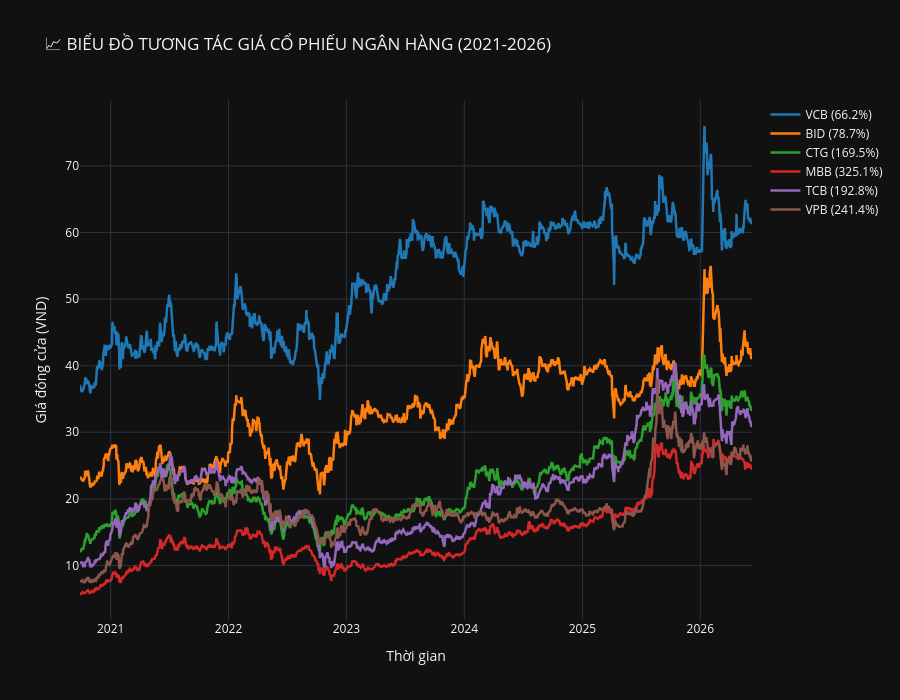

Notebook code for this chart:
### Code cell
# =========================================================
# CELL 14 - BIỂU ĐỒ TƯƠNG TÁC PLOTLY (NÂNG CẤP)
# =========================================================

fig = go.Figure()

colors = ['#1f77b4', '#ff7f0e', '#2ca02c', '#d62728', '#9467bd', '#8c564b']

for i, (name, df) in enumerate(returns_data.items()):
    fig.add_trace(
        go.Scatter(
            x=df.index,
            y=df['close'],
            mode='lines',
            name=f"{name} ({stats[name]['Total_Return_%']:.1f}%)",
            line=dict(width=2.5, color=colors[i % len(colors)])
        )
    )

fig.update_layout(
    title="📈 BIỂU ĐỒ TƯƠNG TÁC GIÁ CỔ PHIẾU NGÂN HÀNG (2021-2026)",
    xaxis_title="Thời gian",
    yaxis_title="Giá đóng cửa (VND)",
    template="plotly_dark",
    height=700,
    hovermode="x unified",
    legend=dict(font=dict(size=12))
)

fig.show()

### Figure 1 — Plotly figure (JSON) as saved in the notebook; plotly's stock layout.template omitted (floating-point values rounded to 4 significant figures; data arrays with more than 128 entries replaced by an {"elided": "..."} marker saying what was removed)
{"data": [{"line": {"color": "#1f77b4", "width": 2.5}, "mode": "lines", "name": "VCB (66.2%)", "type": "scatter", "x": {"elided": "1421 str values"}, "y": {"elided": "1421 float values"}}, {"line": {"color": "#ff7f0e", "width": 2.5}, "mode": "lines", "name": "BID (78.7%)", "type": "scatter", "x": {"elided": "1421 str values"}, "y": {"elided": "1421 float values"}}, {"line": {"color": "#2ca02c", "width": 2.5}, "mode": "lines", "name": "CTG (169.5%)", "type": "scatter", "x": {"elided": "1421 str values"}, "y": {"elided": "1421 float values"}}, {"line": {"color": "#d62728", "width": 2.5}, "mode": "lines", "name": "MBB (325.1%)", "type": "scatter", "x": {"elided": "1421 str values"}, "y": {"elided": "1421 float values"}}, {"line": {"color": "#9467bd", "width": 2.5}, "mode": "lines", "name": "TCB (192.8%)", "type": "scatter", "x": {"elided": "1421 str values"}, "y": {"elided": "1421 float values"}}, {"line": {"color": "#8c564b", "width": 2.5}, "mode": "lines", "name": "VPB (241.4%)", "type": "scatter", "x": {"elided": "1421 str values"}, "y": {"elided": "1421 float values"}}], "layout": {"height": 700, "hovermode": "x unified", "legend": {"font": {"size": 12}}, "title": {"text": "📈 BIỂU ĐỒ TƯƠNG TÁC GIÁ CỔ PHIẾU NGÂN HÀNG (2021-2026)"}, "xaxis": {"title": {"text": "Thời gian"}}, "yaxis": {"title": {"text": "Giá đóng cửa (VND)"}}}}
